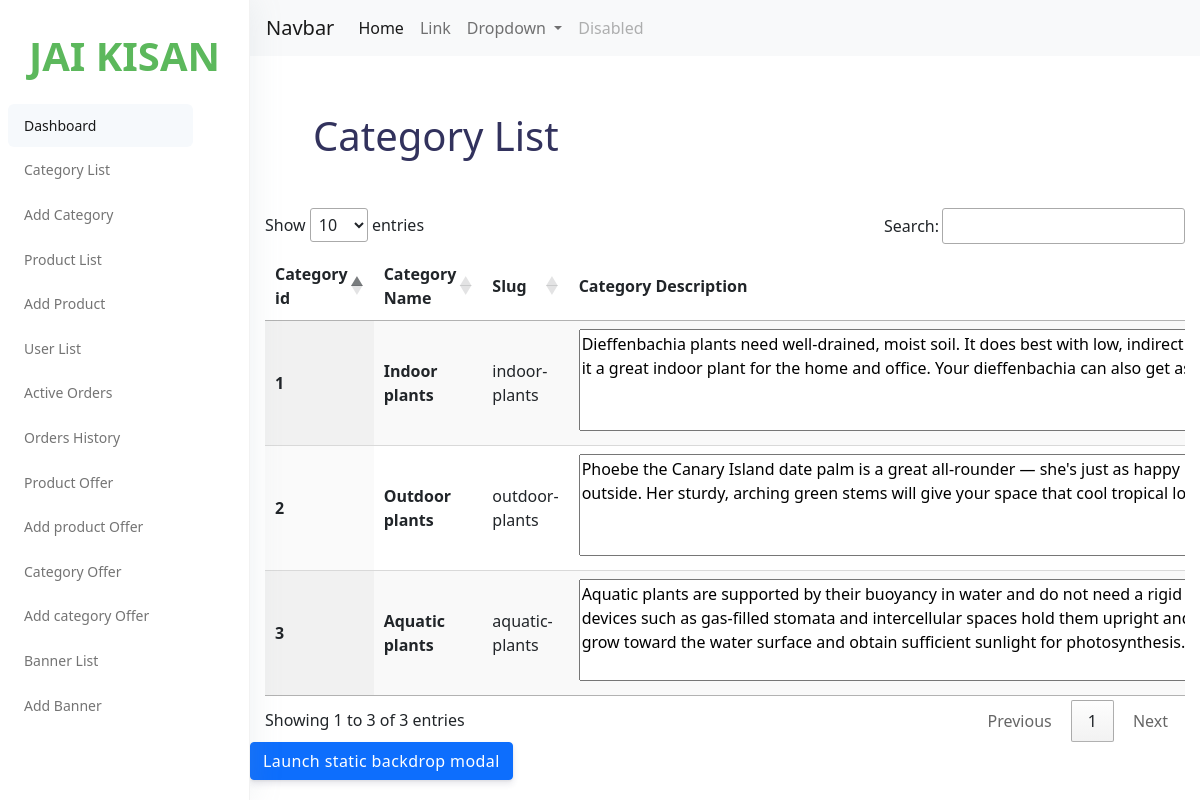
The app's page /adminpanel/category_list (signed in), older data.
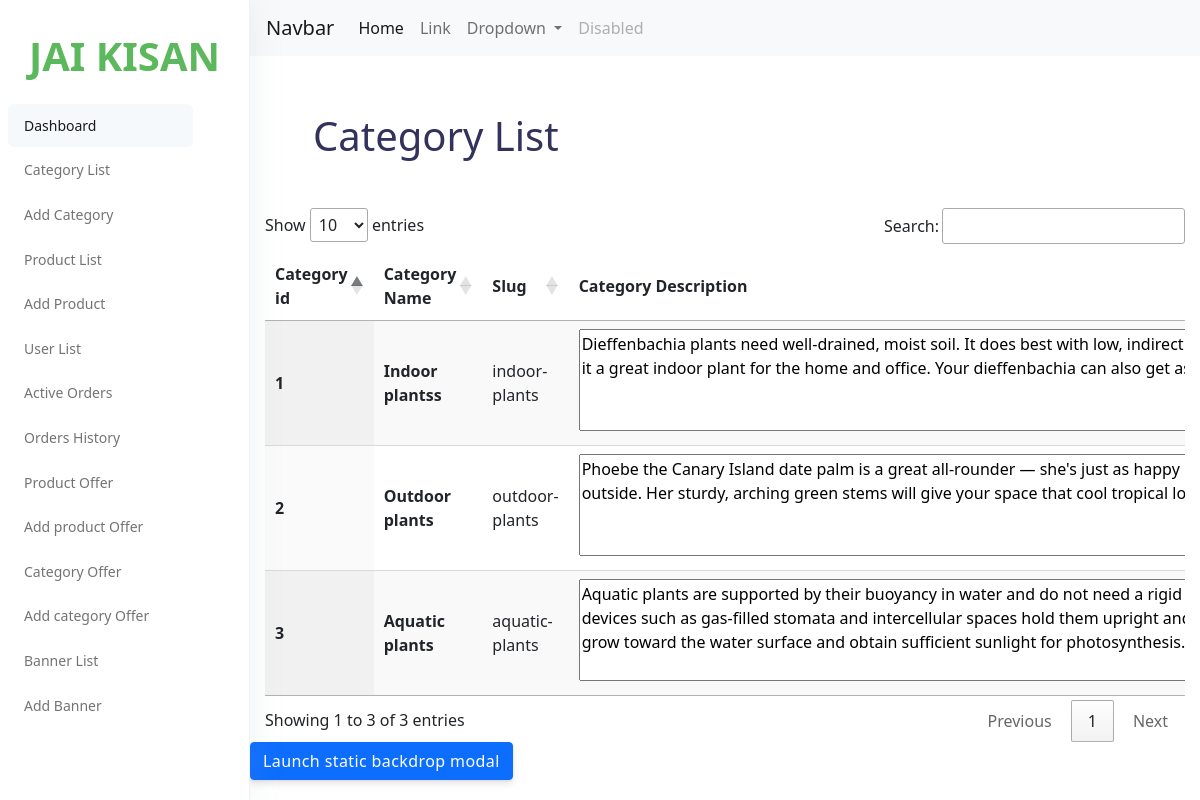
The same page, newer data.
### category/models.py (models this page shows, shortened)
class category(models.Model):
    category_name = models.CharField(max_length=200, unique=True)
    slug = models.SlugField(max_length=200, unique=True)
    description = models.TextField(max_length=200, blank=True)
    class Meta:
        verbose_name = 'category'
        verbose_name_plural = 'categories'

### admin_panel/views.py (the view)
# urls.py: path('category_list',views.category_list,name='category_list'),
@staff_member_required
def category_list(request):
    categories = category.objects.all()
    context ={
        'categories': categories,
    }
    return render(request,'adminpanel/category_list.html',context)

### cart/context_processors.py (called while the page is built, shortened)
def counter(request):
    cart_count = 0
    if 'admin' in request.path:
        return{}
    return dict(cart_count=cart_count)

### category/context_processors.py (called while the page is built)
def menu_links(request):
    links = category.objects.all()
    return dict(links=links)

### templates/adminpanel/category_list.html (shortened to what this page needs)
{% load static %}
{% include 'adminpanel/nav.html' %}
<!DOCTYPE html>
<html lang="en">
<head>
    <link rel="stylesheet" href="https://cdn.jsdelivr.net/npm/bootstrap@5.0.0-beta1/dist/css/bootstrap.min.css">
    <link rel="stylesheet" type="text/css" href="https://cdn.datatables.net/1.11.3/css/jquery.dataTables.css">
</head>
<body>
    <div class="col-lg-12">
        <div class="table-responsive">
            <div>
                <h1 class="m-5 ">Category List</h1>
            </div>
            <table id="table" class="display">
                <thead>
                    <tr>
                        <th scope="col">Category id</th>
                        <th scope="col">Category Name</th>
                        <th scope="col">Slug</th>
                        <th scope="col">Category Description</th>
                    </tr>
                </thead>
                <tbody>
                    {% for x in categories %}
                    <tr>
                        <th scope="row">
                            {{ x.id }}
                        </th>
                        <th scope="row">{{ x.category_name }}</th>
                        <td>{{ x.slug }}</td>
                        <td><textarea rows="4" cols="80">{{ x.description }}</textarea></td>
                    </tr>
                    {% endfor %}
                </tbody>
            </table>
        </div>
    </div>
    <button type="button" class="btn btn-primary" data-bs-toggle="modal" data-bs-target="#staticBackdrop">
        Launch static backdrop modal
    </button>
</body>
</html>

Row changes from the older to the newer data that the page shows:
changed category "indoor-plants": category_name "Indoor plants" → "Indoor plantss"
